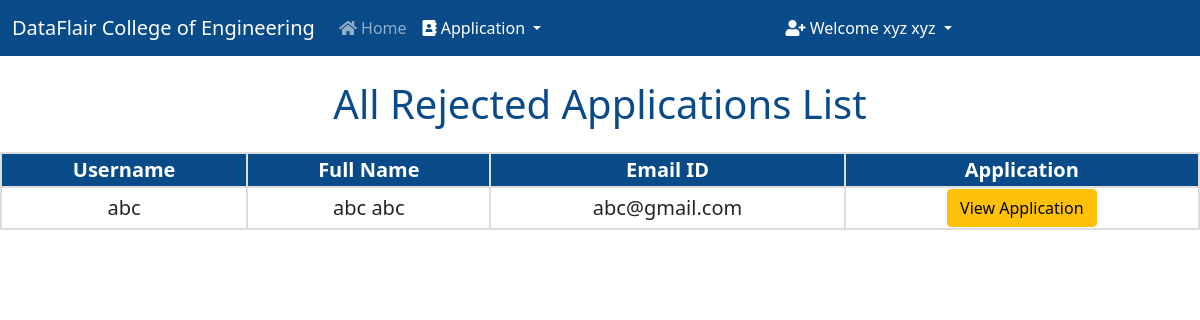
Page /rejected_applications/ (signed in) on the committed database.
### college/models.py (models this page shows, shortened)
class Application(models.Model):
    COURSES = (
    ('Computer Science Engineering', 'Computer Science Engineering'),
    ('Information Technology Engineering', 'Information Technology Engineering'),
    ('Electronics and Telecommunication Engineering', 'Electronics and Telecommunication Engineering'),
    ('Electronics Engineering', 'Electronics Engineering'),
    )
    STATUS = (
        ('Approved', 'Approved'),
        ('Pending', 'Pending'),
        ('Rejected', 'Rejected'),
    )
    user = models.OneToOneField(User, on_delete=models.CASCADE, blank=True, null=True)
    course = models.CharField(max_length=100, choices= COURSES)
    name = models.CharField(max_length=200)
    email = models.CharField(max_length=200)
    phone_no = models.CharField(max_length=200)
    address = models.TextField(max_length=200)
    student_profile = models.ImageField(upload_to="images")
    ssc_percentage = models.DecimalField(max_digits=4, decimal_places=2, null=True)
    ssc_marksheet = models.ImageField(upload_to="images", null=True)
    ssc_passing_certificate = models.ImageField(upload_to="images", null=True)
    ssc_leaving_certificate = models.ImageField(upload_to="images", null=True)
    hsc_percentage = models.DecimalField(max_digits=4, decimal_places=2, null=True)
    hsc_marksheet = models.ImageField(upload_to="images", null=True)
    hsc_passing_certificate = models.ImageField(upload_to="images", null=True)
    hsc_leaving_certificate = models.ImageField(upload_to="images", null=True)
    cet_percentile = models.DecimalField(max_digits=5, decimal_places=3, null=True)
    cet_scorecard = models.ImageField(upload_to="images", null=True)
    jee_percentile = models.DecimalField(max_digits=5, decimal_places=3, null=True)
    jee_scorecard = models.ImageField(upload_to="images", null=True)
    Application_Status = models.TextField(max_length=100, choices=STATUS, default="Pending")
    message = models.TextField(max_length=100, default="", null=True, blank=True)

### college/views.py (the view)
# urls.py: path("rejected_applications/", views.rejected_applications, name="rejected_applications"),
def rejected_applications(request):
    if not request.user.is_superuser:
        return redirect("/login")
    rejected = Application.objects.filter(Application_Status="Rejected")
    return render(request, "rejected_applications.html", {'rejected':rejected})

### college/templates/rejected_applications.html (shortened to what this page needs)
{% extends 'admin.html' %}
    {% block body %}
    <h1 class="mt-4">All Rejected Applications List</h1>
    <div class="users-table mt-4">
    <table>
        <tbody>
            <tr>
                <th>Username</th>
                <th>Full Name</th>
                <th>Email ID</th>
                <th>Application</th>
            </tr>
            {% for i in rejected %}
            <tr>
                <td>{{i.user}}</td>
                <td>{{i.name}}</td>
                <td>{{i.email}}</td>
                <td><a href="/student_application/{{i.id}}/" class="btn btn-warning">View Application</a></td>
            </tr>
            {% endfor %}
        </tbody>
    </table>
    {% endblock %}

### college/templates/admin.html (shortened to what this page needs)
<!doctype html>
<html lang="en">
<head>
  <link href="https://cdn.jsdelivr.net/npm/bootstrap@5.0.2/dist/css/bootstrap.min.css" rel="stylesheet"
>
  <link rel="stylesheet" href="https://cdnjs.cloudflare.com/ajax/libs/font-awesome/5.15.3/css/all.min.css">
</head>
<body>
  <nav class="navbar navbar-expand-lg navbar-dark">
    <div class="container-fluid">
      <a class="navbar-brand" href="/">DataFlair College of Engineering</a>
      <div class="collapse navbar-collapse" id="navbarSupportedContent">
        <ul class="navbar-nav me-auto mb-2 mb-lg-0">
          <li class="nav-item">
            <a class="nav-link {% block admin %} {% endblock %}" aria-current="page" href="/handle_admin/"><i
                class="fa fa-home"></i> Home</a>
          </li>
        </ul>
        <div class="collapse navbar-collapse" id="navbarNavDarkDropdown">
          <ul class="navbar-nav">
            <li class="nav-item dropdown">
              <a class="nav-link active dropdown-toggle" href="#" id="navbarDarkDropdownMenuLink" role="button"
              data-bs-toggle="dropdown" aria-expanded="false">
                <i class="fa fa-address-book"></i> Application
              </a>
            </li>
          </ul>
        </div>
      </div>
      <div class="collapse navbar-collapse" id="navbarNavDarkDropdown">
        <ul class="navbar-nav">
          <li class="nav-item dropdown">
            <a class="nav-link active dropdown-toggle" href="#" id="navbarDarkDropdownMenuLink" role="button"
              data-bs-toggle="dropdown" aria-expanded="false">
              <i class="fa fa-user-plus"></i> Welcome {{request.user.get_full_name}}
            </a>
          </li>
        </ul>
      </div>
    </div>
  </nav>
  {% block body %}
  {% endblock %}
</body>
</html>

### college/templates/admin.html (style rules this page uses)
.navbar { background-color: #094a89; }

### college/templates/rejected_applications.html (style rules this page uses)
h1 { text-align: center; color: #094a89; }
table { border-collapse: collapse; width: 100%; text-align: center; font-size: 20px; }
th { background-color: #094a89; color: white; }
th, td { border: 2px solid #ddd; }

### rows in the picture
Application: user "abc", name "abc abc", email "abc@gmail.com"

### other values in the picture
{{ request.user.get_full_name }} "xyz xyz"
